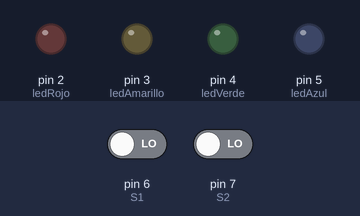
Bench run of a sketch on a simulated Arduino Uno, built with avr-gcc and run on an emulated ATmega328P. Parts: output pins drawn as LEDs (lit = HIGH). Dashed ring = blinking. Inputs (shaded band) come from the test bench; at power-on: pin 6 (S1) LOW, pin 7 (S2) LOW.

Above: at 2.0 s.
2.1 s: pin 6 (S1) driven HIGH
At 2.55 s:
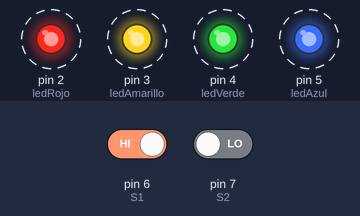
5.3 s: pin 6 (S1) driven LOW
At 5.9 s:
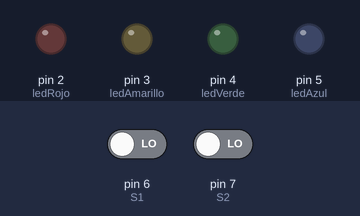
6.9 s: pin 7 (S2) driven HIGH
At 7.65 s:
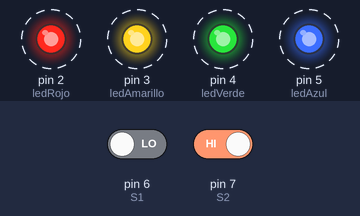
10.1 s: pin 7 (S2) driven LOW
At 10.35 s:
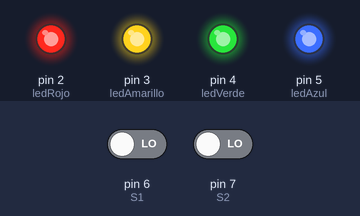
Timing chart, 0 to 12.7 s (numbered marks = the images above; inputs shaded):
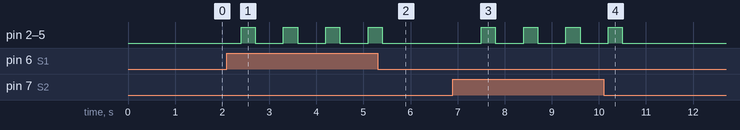

The sketch:

Testeo.ino
```cpp
#define ledRojo 2
#define ledAmarillo 3
#define ledVerde 4
#define ledAzul 5
#define S1 6
#define S2 7
int estado_s1=0;
int estado_s2=0;

void setup() {
pinMode(ledRojo,OUTPUT);
pinMode(ledAmarillo,OUTPUT);
pinMode(ledVerde,OUTPUT);
pinMode(ledAzul,OUTPUT);
pinMode(S1,INPUT);
}

void loop() {
  estado_s1=digitalRead(S1);
  estado_s2=digitalRead(S2);
  if(estado_s1==HIGH){
digitalWrite(ledAzul,HIGH);
digitalWrite(ledRojo,HIGH);
digitalWrite(ledVerde,HIGH);
digitalWrite(ledAmarillo,HIGH);
delay(300);
digitalWrite(ledAzul,LOW);
digitalWrite(ledRojo,LOW);
digitalWrite(ledVerde,LOW);
digitalWrite(ledAmarillo,LOW);
delay(300);
  }else{
    digitalWrite(ledAzul,LOW);
digitalWrite(ledRojo,LOW);
digitalWrite(ledVerde,LOW);
digitalWrite(ledAmarillo,LOW);
delay(300);
  }

  if(estado_s2==HIGH){
digitalWrite(ledAzul,HIGH);
digitalWrite(ledRojo,HIGH);
digitalWrite(ledVerde,HIGH);
digitalWrite(ledAmarillo,HIGH);
delay(300);
digitalWrite(ledAzul,LOW);
digitalWrite(ledRojo,LOW);
digitalWrite(ledVerde,LOW);
digitalWrite(ledAmarillo,LOW);
delay(300);
  }else{
    digitalWrite(ledAzul,LOW);
digitalWrite(ledRojo,LOW);
digitalWrite(ledVerde,LOW);
digitalWrite(ledAmarillo,LOW);
delay(300);
  }
}
```

Measured:
- after the input at 2.1 s, pin 2 (ledRojo), pin 3 (ledAmarillo), pin 4 (ledVerde), pin 5 (ledAzul): alternates HIGH for 0.30 s and LOW for 0.60 s, starting after 0.30 s
- after the input at 5.3 s, pin 2 (ledRojo), pin 3 (ledAmarillo), pin 4 (ledVerde), pin 5 (ledAzul): goes on until 5.4 s, then stays LOW
- after the input at 6.9 s, pin 2 (ledRojo), pin 3 (ledAmarillo), pin 4 (ledVerde), pin 5 (ledAzul): alternates HIGH for 0.30 s and LOW for 0.60 s, starting after 0.60 s
- after the input at 10.1 s, pin 2 (ledRojo), pin 3 (ledAmarillo), pin 4 (ledVerde), pin 5 (ledAzul): goes on until 10.5 s, then stays LOW
